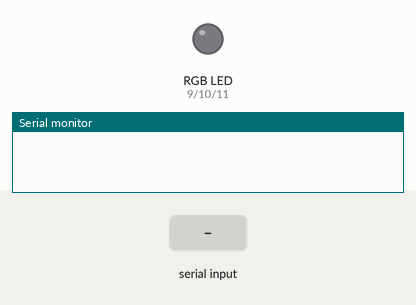
Recording of a sketch running on a simulated Arduino Uno, built with avr-gcc and run on an emulated ATmega328P. On the bench: an RGB LED mixed from three pins (HIGH = lit), the last lines printed to the serial monitor. The inputs (shaded band) are chosen by the test bench. Dim RGB values are drawn brighter than linear.

Above: at 1.2 s.
1.3 s: "90,45,200\n" received over Serial
At 1.7 s:
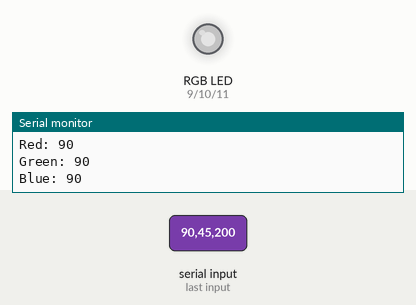
2.8 s: "30,150\n" received over Serial
At 4.0 s:
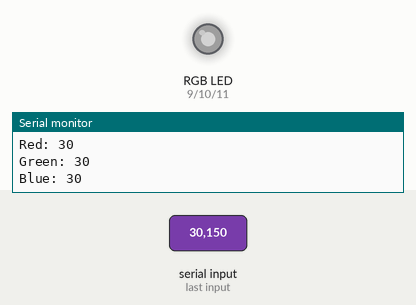
4.3 s: "200\n" received over Serial
At 5.1 s:
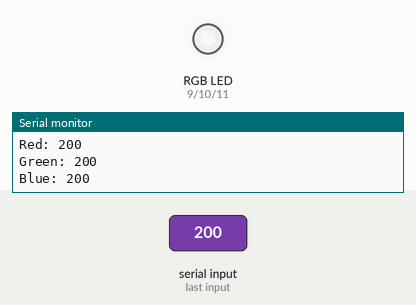
5.8 s: "30,150,10\n" received over Serial
At 6.3 s:
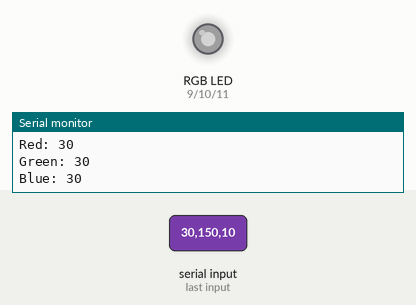
7.3 s: "90,45\n" received over Serial
At 8.6 s:
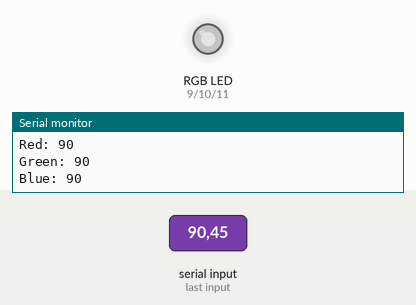
Timing chart, 0 to 9.8 s (numbered marks = the images above; inputs shaded):
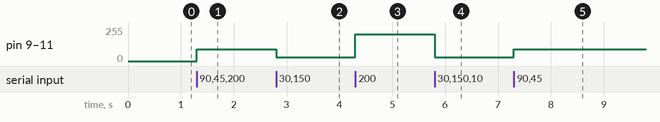

The sketch:

ArduinoUno-Code.ino
```cpp
#define red_pin 9
#define green_pin 10
#define blue_pin 11


void setup() {
  Serial.begin(115200);

 pinMode(red_pin, OUTPUT);
  pinMode(green_pin, OUTPUT);
  pinMode(blue_pin, OUTPUT);
  // Initialize the LED to a low state
   digitalWrite(red_pin, LOW);
digitalWrite(green_pin, LOW);
digitalWrite(blue_pin, LOW);
}

void loop() {

  if (Serial.available()) {
    String message = Serial.readStringUntil('\n');
    Serial.println(message);


    int start = message.indexOf("\"") + 1;  // Find the position of the first double quote
int end = message.indexOf("\"", start);  // Find the position of the second double quote
String redStr = message.substring(start, end);  // Extract the substring between the double quotes
int red = redStr.toInt();  // Convert the substring to an integer value

start = message.indexOf("\"", end + 1) + 1;  // Find the position of the third double quote
end = message.indexOf("\"", start);  // Find the position of the fourth double quote
String greenStr = message.substring(start, end);  // Extract the substring between the double quotes
int green = greenStr.toInt();  // Convert the substring to an integer value

start = message.indexOf("\"", end + 1) + 1;  // Find the position of the fifth double quote
end = message.indexOf("\"", start);  // Find the position of the sixth double quote
String blueStr = message.substring(start, end);  // Extract the substring between the double quotes
int blue = blueStr.toInt();  // Convert the substring to an integer value

    Serial.print("Red: ");
    Serial.println(red);

    Serial.print("Green: ");
    Serial.println(green);

    Serial.print("Blue: ");
    Serial.println(blue);

    analogWrite(red_pin, red);
    analogWrite(green_pin, green);
    analogWrite(blue_pin, blue);

  // Delay for 1 second
  }
}
```

Measured:
- after the input at 1.3 s, pin 9 (red_pin), pin 10 (green_pin), pin 11 (blue_pin): 0/255 → 90/255 at once
- after the input at 2.8 s, pin 9 (red_pin), pin 10 (green_pin), pin 11 (blue_pin): 90/255 → 30/255 at once
- after the input at 4.3 s, pin 9 (red_pin), pin 10 (green_pin), pin 11 (blue_pin): 30/255 → 200/255 at once
- after the input at 5.8 s, pin 9 (red_pin), pin 10 (green_pin), pin 11 (blue_pin): 200/255 → 30/255 at once
- after the input at 7.3 s, pin 9 (red_pin), pin 10 (green_pin), pin 11 (blue_pin): 30/255 → 90/255 at once
